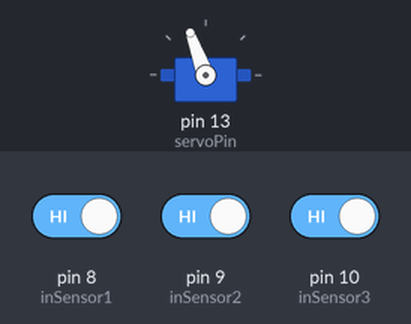
This sketch was run on a simulated Arduino Leonardo, built with avr-gcc and run on an emulated ATmega32U4. Parts: servo. The test bench sets the inputs (shaded band); at power-on: pin 8 (inSensor1) HIGH, pin 9 (inSensor2) HIGH, pin 10 (inSensor3) HIGH. USB keyboard and mouse output is not drawn; what the sketch prints to the serial monitor is not drawn.

Above: at 1.2 s.
1.3 s: pin 8 (inSensor1) driven LOW
At 1.9 s:
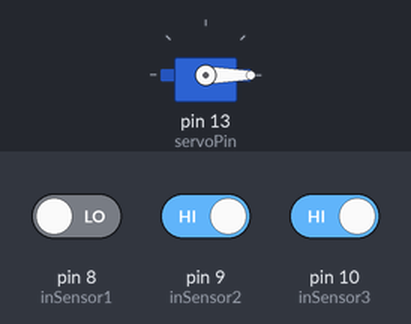
Timing chart, 0 to 4.3 s (numbered marks = the images above; inputs shaded):
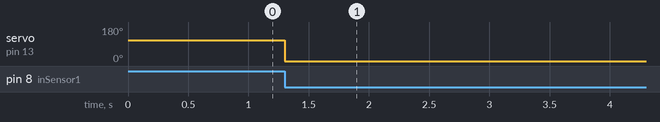

The sketch:

gatetest01.ino
```cpp
#include <Servo.h>
#include "Keyboard.h"

//servo
int servoPin=13;
Servo servo;
int angle=0;

//sensor
int inSensor1=8;
int inSensor2=9;
int inSensor3=10;
int state=HIGH;

void setup() {
  Keyboard.begin();
  servo.attach(servoPin);
  servo.write(110);
  Serial.begin (9600);
  Serial.println ("테스트 시작!");
  Serial.println ();

  pinMode (inSensor1, INPUT);
  pinMode (inSensor2, INPUT);
  pinMode (inSensor3, INPUT);

}

void loop() {
  sensorCheck();
}

void sensorCheck(){
  int inSensorDetect1 = digitalRead (inSensor1);
  int inSensorDetect2 = digitalRead (inSensor2);
  int inSensorDetect3 = digitalRead (inSensor3);
  if (inSensorDetect1 == LOW && inSensorDetect3 == HIGH)
  {
    Serial.println("1번센서 작동");
    servo.write(0);
    delay(2000);
    if(inSensorDetect2 == LOW)
    {
      Serial.println("2번센서 작동");
      Keyboard.write('i');
      Keyboard.releaseAll();
      delay(2000);
    }
  }
  else if(inSensorDetect3 == LOW)
  {
    Serial.println("3번센서 작동");
    state=LOW;
    delay(2000);
  }
  else if(state==LOW && inSensorDetect1 == HIGH && inSensorDetect3 == HIGH)
  {
    state=inSensorDetect3;
    servo.write(110);
    delay(2000);
    state=HIGH;
  }
}
```

Measured:
- after the input at 1.3 s, servo on pin 13 (servoPin): 110° → 0° at once
